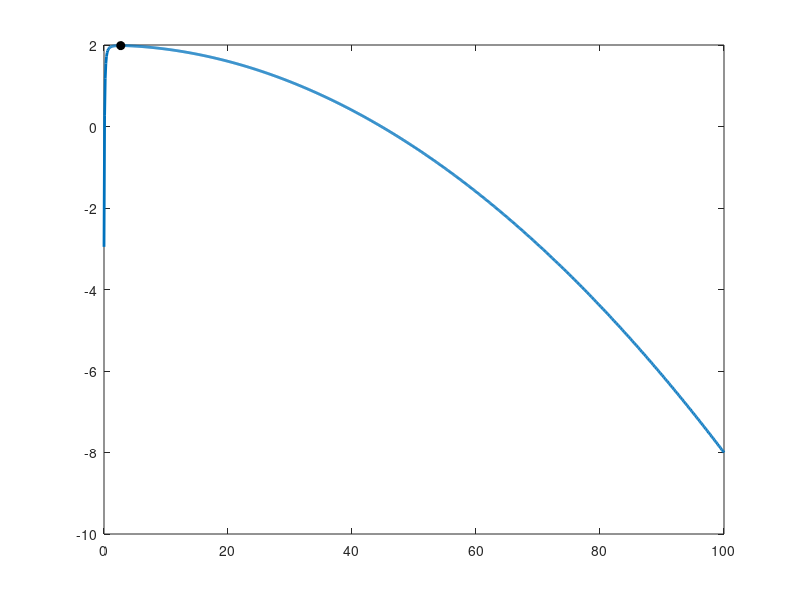

Write the MATLAB code that produced this figure. (Note: this script raises an error after producing the figure.)
clear all;
clc;
clear;

k = linspace(0,100,1000);

%Parameters
A = 7;
m = 2;
D_b = 0.001;
D_w = 0.1;
nu = 100;

b_star =  (A+sqrt(A^2 - 4*m^2)) / (2*m);
w_star =  (A -sqrt(A^2 - 4*m^2)) / 2;

growthRate = zeros(size(k));

for i = 1:length(k)

    M_k = [-1-b_star^2 - D_w * k(i)^2 + 1i*nu*k(i), -2*w_star*b_star;
            b_star^2, 2*w_star*b_star-m-D_b*k(i)^2];

    lambda = eig(M_k);

    growthRate(i) = max(real(lambda));
end

% Most unstable wavenumber
[maxGrowth,kIndex] = max(growthRate);
k_max = k(kIndex);

% Corresponding wavelength
wavelength = 2*pi/k_max;

figure;
plot(k,growthRate,'LineWidth',2);
hold on;

plot(k_max,maxGrowth,'ko','MarkerFaceColor','k');

yline(0,'k--');

xlabel('$k$','Interpreter','latex');
ylabel('$\mathrm{Re}(\lambda_{\max})$','Interpreter','latex');
title('Growth Rate Against Wavenumber','Interpreter','latex');

disp("k_max = " + k_max)
disp("wavelength = " + wavelength)
grid on;
box on;
